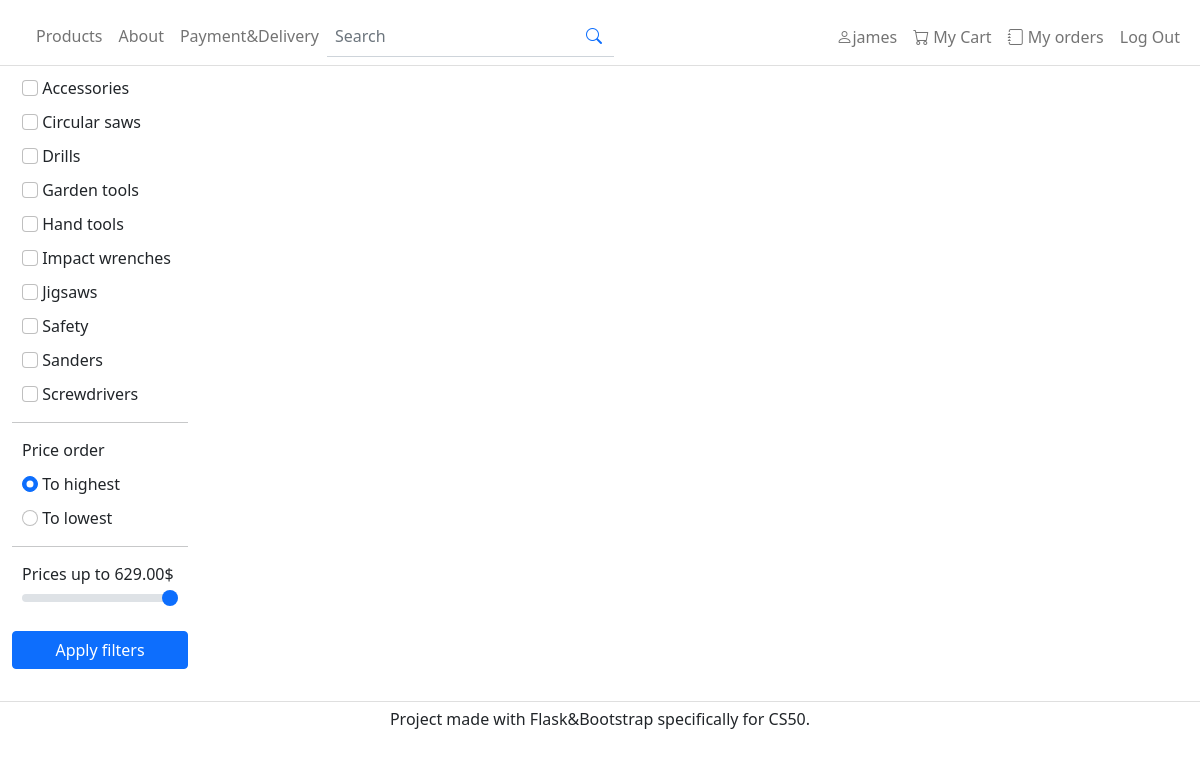
Page /products (signed in) on the committed database.
### tables this page shows
CREATE TABLE "Categories" (
	"ID"	INTEGER NOT NULL UNIQUE,
	"Name"	TEXT NOT NULL,
	"Description"	TEXT,
	PRIMARY KEY("ID" AUTOINCREMENT)
);

### views/product_views.py (the view)
def filter_products(search_param = ""):
    if request.method == "POST":
        selectedCategories = request.get_json()["selectedCategories"]
        order = request.get_json()["sortingOrder"]
        searchParam = request.get_json()["searchParameter"]
        highestPrice = request.get_json()["highestPrice"]
        if searchParam != None:
            res = cur.execute("SELECT * FROM Products WHERE Brand LIKE ? OR Model LIKE ? OR Description LIKE ? ORDER BY Price ASC", ("%"+searchParam+"%", "%"+searchParam+"%", "%"+searchParam+"%", ))
        elif order == "asc":
            sql = "SELECT * FROM Products WHERE Category_ID IN (SELECT ID FROM Categories WHERE Name IN (%s)) AND Price <= ? ORDER BY Price ASC" % ("?," * len(selectedCategories))[:-1]
            selectedCategories += [highestPrice] # Adds price limit to query params
            res = cur.execute(sql, selectedCategories)
        else:
            sql = "SELECT * FROM Products WHERE Category_ID IN (SELECT ID FROM Categories WHERE Name IN (%s)) AND Price <= ? ORDER BY Price DESC" % ("?," * len(selectedCategories))[:-1]
            selectedCategories += [highestPrice] # Adds price limit to query params
            res = cur.execute(sql, selectedCategories)
        products = res.fetchall()
        return {"products":products}
    else:
        if search_param:
            res = cur.execute("SELECT Name FROM Categories ORDER BY Name ASC;")
            categories = res.fetchall()
        res = cur.execute("SELECT Name FROM Categories ORDER BY Name ASC;")
        categories = res.fetchall()
        res = cur.execute("SELECT MAX(Price) FROM Products;")
        highestPrice = res.fetchall()
        return render_template("products.html", categories=categories, search_param=search_param, highestPrice=highestPrice)

### templates/products.html (shortened to what this page needs)
{% extends "layout.html" %}
{% block secondary_content %}
    <ul class="nav">
        {% for category in categories %}
            <li class="nav-item full-width">
                <input type="checkbox" class="form-check-input category-item" name="{{ category[0] }}">
                <label for="{{ category[0] }}" class="form-check-label">{{ category[0] }}</label>
            </li>
        {% endfor %}
    </ul>
    <hr>
    <ul id="order-menu" class="nav" style="margin-top: 0px;">
        <li class="nav-item full-width"><p style="margin-bottom: 0px;">Price order</p></li>
        <li class="nav-item full-width">
            <input checked type="radio" class="form-check-input sorting" name="prices-order" id="asc">
            <label for="asc" class="form-check-label">To highest</label>
        </li>
        <li class="nav-item full-width">
            <input type="radio" class="form-check-input sorting" name="prices-order" id="desc">
            <label for="desc" class="form-check-label">To lowest</label>
        </li>
    </ul>
    <hr>
    <ul class="nav">
        <li class="nav-item full-width">
            <label id="price-filter-label" for="price-range" class="form-range-label">Prices up to $</label>
            <input autocomplete="off" onchange="setActualPrice();" class="form-range full-width" type="range" name="price-limit" id="price-range" max={{highestPrice[0][0]}}>
        </li>
    </ul>
    <button class="btn btn-primary" onclick="filtersFetch()" style="margin-top: 15px; width: 100%;">Apply filters</button>
    {% endblock %}

### static/css/styles.css (style rules this page uses)
.nav > .nav-item { border: none; border-radius: 0.25rem; margin: 10px 10px 0px 10px; }
hr { margin-bottom: 5px; }
@media only screen and (min-width: 992px) { .nav > .nav-item.full-width { width: 100%; } }

### rows in the picture
Categories: Name "Accessories"
Categories: Name "Circular saws"
Categories: Name "Drills"
Categories: Name "Garden tools"
Categories: Name "Hand tools"
Categories: Name "Impact wrenches"
Categories: Name "Jigsaws"
Categories: Name "Safety"
Categories: Name "Sanders"
Categories: Name "Screwdrivers"

### other values in the picture
{{ session["user_name"] }} "james"
